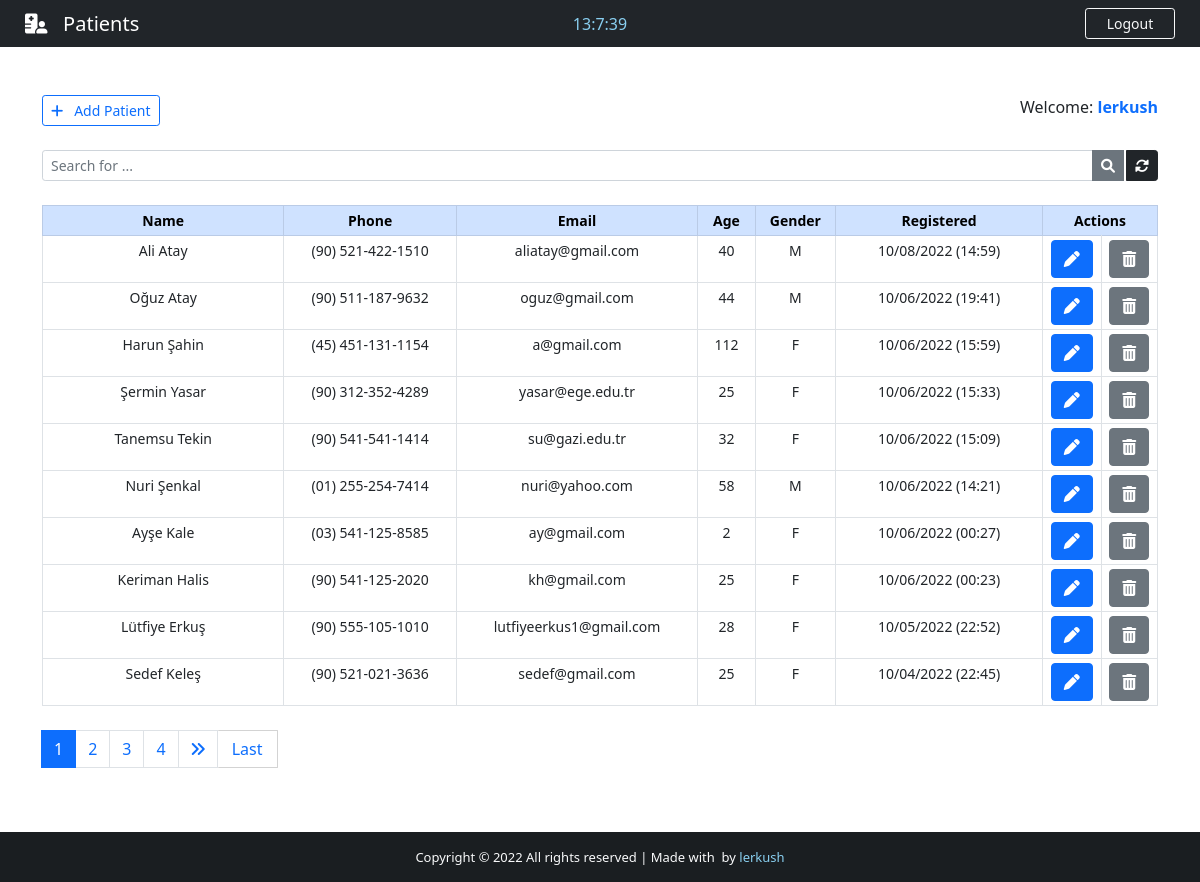
The app's page /backend/ (signed in) with its own data.
### App/models.py (models this page shows, shortened)
class Patient(models.Model):
    GENDER = (
        ('M', 'M'),
        ('F', 'F')
    )
    id = models.IntegerField(primary_key=True)
    name = models.CharField(max_length=40)
    phone = models.CharField(max_length=20)
    email = models.CharField(max_length=40)
    age = models.CharField(max_length=3)
    gender = models.CharField(max_length=1, null=True, choices=GENDER)
    note = models.TextField(blank=True)
    created_at = models.DateTimeField(auto_now_add=True)

### App/views.py (the view)
# urls.py: path('backend/',     views.backend,         name="backend"),
@cache_control(no_cache=True, must_revalidade=True, no_store=True)
@login_required(login_url='login')
def backend(request):
    if 'q' in request.GET:
        q = request.GET['q']
        all_patient_list = Patient.objects.filter (
            Q(name__icontains=q) | Q(phone__icontains=q) | Q(email__icontains=q) | Q(age__icontains=q) | Q(gender__icontains=q) | Q(note__icontains=q)
        ).order_by('-created_at')
    else:
        all_patient_list = Patient.objects.all().order_by('-created_at')
    paginator = Paginator(all_patient_list, 10)
    page = request.GET.get('page')
    all_patient = paginator.get_page(page)
    return render(request, "backend.html", {"patients":all_patient})

### App/templates/backend.html (shortened to what this page needs)
{% extends 'base.html' %}
{% block nav-content %}
<i class="fas fa-hospital-user"></i>&nbsp;&nbsp; Patients
{% endblock nav-content %}
{% block time %}
<div class="col-sm">
    <center>
        <span id="clock" style="color: #89cff0;" ></span>
    </center>
</div>
{% endblock time %}
{% block btn-nav %}
<a class="btn btn-outline-danger btn-sm border-light text-light" id="btn-nav" data-bs-toggle="modal" data-bs-target="#logoutModal">Logout</a>
{% endblock btn-nav %}
{% block footer %} style="color: #89cff0; text-decoration: none;"{% endblock footer %}
{% block content %}
<div class="container">
    <br><br>
    <div class="d-flex justify-content-between">
        <a href="{% url 'add_patient' %}" class="btn btn-outline-primary btn-sm txt-sm"><i class="fas fa-plus"></i>&nbsp;&nbsp; Add Patient</a>
        <span class="txt-sm">
            Welcome: <strong><span class="text-primary">{{ user.get_username}}</span></strong>
        </span>
    </div>
    <form>
        <div class="input-group input-group-sm mb-3 mt-4">
            <input name="q" type="text" class="form-control" placeholder="Search for ..." value="{{ request.GET.q }}">
            <button class="btn btn-secondary"><i class="fas fa-search"></i></button>
            <a href="{% url 'backend' %}" class="btn btn-dark" style="margin-left: 2px"><i class="fas fa-sync-alt"></i></a>
        </div>
    </form>
    <center>
        <table class="table table-bordered table-sm mt-4" style="text-align: center; font-size: 14px">
            <thead class="table-primary">
                <tr>
                    <th style="width: 21%">Name</th>
                    <th style="width: 15%">Phone</th>
                    <th style="width: 21%">Email</th>
                    <th style="width: 5%">Age</th>
                    <th style="width: 7%">Gender</th>
                    <th style="width: 18%">Registered</th>
                    <th style="width: 10%" colspan="2">Actions</th>
                </tr>
            </thead>
            {% for patient in patients %}
            <tr class="txt-sm" id="chk_td">
                <td data-label="Name" id="top-table">{{ patient.name }}</td>
                <td data-label="Phone" id="responsive-border">{{ patient.phone }}</td>
                <td data-label="Email" id="responsive-border">{{ patient.email }}</td>
                <td data-label="Age" id="responsive-border">{{ patient.age }}</td>
                <td data-label="Gender" id="responsive-border">{{ patient.gender }}</td>
                <td data-label="Registered" id="responsive-border">{{ patient.created_at | date:'m/d/Y (H:i)' }}</td>
                <td>
                    <a class="btn btn-primary btn-action" href="/patient/{{ patient.id }}" title="Edit patient">
                        <i class="fas fa-pen"></i>
                    </a>
                </td>
                <td>
                    <a class="btn btn-secondary btn-action" title="Delete patient" data-bs-toggle="modal" data-bs-target="#deleteModal{{ patient.pk }}">
                        <i class="fas fa-trash-alt"></i>
                    </a>
                </td>
            </tr>
            {% endfor %}
        </table>
    </center>
    <nav class="mt-4 txt-sm">
        {% if patients.has_other_pages %}
        <ul class="pagination justify-content-left">
            {% for i in patients.paginator.page_range %}
                {% if patients.number == i %}
                <li class="page-item active"><span class="page-link">{{ i }}</li>
                {% else %}
                <li class="page-item"><a class="page-link" href="?page={{ i }}">{{ i }}</a></li>
                {% endif %}
            {% endfor %}
            {% if patients.has_next %}
            <li class="page-item"><a class="page-link" href="?page={{ patients.next_page_number}}"><i class="fas fa-angle-double-right"></i></a></li>
            <a href="?page={{ patients.paginator.num_pages }}" class="btn btn-outline-primary mb-4" id="last" style="border-radius: 1px; border: 1px solid #d3d3d3; border-left: none; ">Last</a>
            {% else %}
            <li class="page-item disabled"></li>
            {% endif %}
        </ul>
        {% endif %}
    </nav>
</div>
<br><br><br>
{% endblock content %}

### App/templates/base.html (shortened to what this page needs)
{% load static %}
<!DOCTYPE html>
<html lang="en">
<head>
    <link href="https://cdn.jsdelivr.net/npm/bootstrap@5.0.2/dist/css/bootstrap.min.css" rel="stylesheet">
    <link rel="stylesheet" href="https://use.fontawesome.com/releases/v6.0.0/css/all.css">
    <link href= {% static "css/style.css" %} rel="stylesheet" >
</head>
<body>
    <div class="wrapper">
        <header>
            <nav class="navbar navbar-expand-lg navbar-dark bg-dark">
                <div class="col-sm">
                    <a class="navbar-brand flex-grow-1" id="nav-content">
                        {% block nav-content %}{% endblock nav-content %}
                    </a>
                </div>
                {% block time %}
                {% endblock time %}
                <div class="col-sm">
                    {% block btn-nav %}{% endblock btn-nav %}
                </div>
            </nav>
        </header>
        {% block content %}
        {% endblock content %}
    </div>
    <footer class="bg-dark text-center text-lg-start text-light" id="footer" >
        <div class="text-center p-3" style="background-color: rgba(0, 0, 0, 0.2);">
            Copyright &copy; {% now "Y" %} <span id="all-rights">All rights reserved</span> | Made with
             by
            <a href="#" target="_blank" {% block footer %} style="color: #0dcaf0; text-decoration: none;"{% endblock footer %}>lerkush</a>
        </div>
    </footer>
</body>
</html>

### App/static/css/style.css (style rules this page uses)
html, body { height: 100%; margin: 0; max-width: 100%; overflow: hidden; }
#btn-nav { width: 90px; float: right; margin-right: 25px; }
.wrapper { min-height: 100%; margin-bottom: -50px; }
#footer, .push { height: 50px; font-size: 13px; }
#nav-content { text-align: center; color: #fff; margin-left: 25px; }
#first, #last { width: 60px; }

### records on screen
Patient: name "Ali Atay", phone "(90) 521-422-1510", email "aliatay@gmail.com", age "40", gender "M", created_at "10/08/2022 (14:59)"
Patient: name "Oğuz Atay", phone "(90) 511-187-9632", email "oguz@gmail.com", age "44", gender "M", created_at "10/06/2022 (19:41)"
Patient: name "Harun Şahin", phone "(45) 451-131-1154", email "a@gmail.com", age "112", gender "F", created_at "10/06/2022 (15:59)"
Patient: name "Şermin Yasar", phone "(90) 312-352-4289", email "yasar@ege.edu.tr", age "25", gender "F", created_at "10/06/2022 (15:33)"
Patient: name "Tanemsu Tekin", phone "(90) 541-541-1414", email "su@gazi.edu.tr", age "32", gender "F", created_at "10/06/2022 (15:09)"
Patient: name "Nuri Şenkal", phone "(01) 255-254-7414", email "nuri@yahoo.com", age "58", gender "M", created_at "10/06/2022 (14:21)"
Patient: name "Ayşe Kale", phone "(03) 541-125-8585", email "ay@gmail.com", age "2", gender "F", created_at "10/06/2022 (00:27)"
Patient: name "Keriman Halis", phone "(90) 541-125-2020", email "kh@gmail.com", age "25", gender "F", created_at "10/06/2022 (00:23)"
Patient: name "Lütfiye Erkuş", phone "(90) 555-105-1010", email "lutfiyeerkus1@gmail.com", age "28", gender "F", created_at "10/05/2022 (22:52)"
Patient: name "Sedef Keleş", phone "(90) 521-021-3636", email "sedef@gmail.com", age "25", gender "F", created_at "10/04/2022 (22:45)"

### other values on screen
{{ user.get_username }} "lerkush"
{{ i }} "1"
{{ i }} "2" "3" "4"
